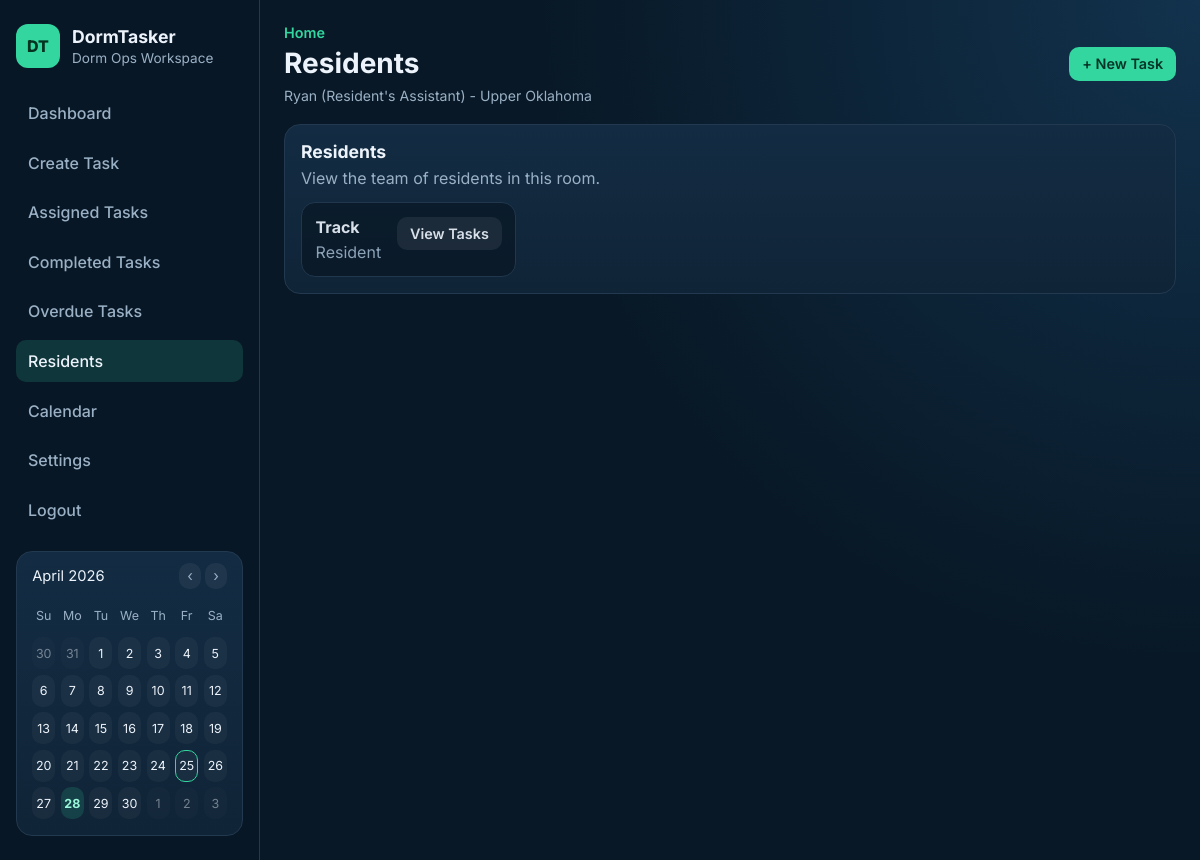
The app's page /residents (signed in) with its own data.
### tables this page shows
CREATE TABLE users (
            id INTEGER PRIMARY KEY AUTOINCREMENT,
            name TEXT NOT NULL,
            role TEXT NOT NULL CHECK (role IN ('RA', 'Resident'))
        , email TEXT, password_hash TEXT, room_id INTEGER);

CREATE TABLE rooms (
            id INTEGER PRIMARY KEY AUTOINCREMENT,
            room_name TEXT NOT NULL,
            room_code TEXT NOT NULL UNIQUE,
            created_by INTEGER,
            FOREIGN KEY (created_by) REFERENCES users (id)
        );

### app.py (the view)
@app.route("/residents")
@login_required
def residents():
    if g.current_user["role"] != "RA":
        flash("Only Resident's Assistants can view resident details.", "error")
        return redirect(url_for("dashboard"))
    context = _fetch_dashboard_context()
    return render_template(
        "residents.html",
        page_title="Residents",
        **context,
    )

### app.py (called while the page is built)
def _format_user_role(role):
    return "Resident's Assistant" if role == "RA" else role

@app.before_request
def load_current_user():
    user_id = session.get("user_id")
    g.current_user = get_user_by_id(user_id) if user_id else None

@app.context_processor
def inject_current_user():
    current_user = g.get("current_user")
    if current_user:
        if current_user["role"] == "RA":
            chore_list = service.get_chores(room_id=current_user["room_id"])
        else:
            chore_list = service.get_resident_chores(current_user["id"], room_id=current_user["room_id"])
        calendar_data = _calendar_context(chore_list)
    else:
        calendar_data = {}
    return {
        "current_user": current_user,
        "current_path": request.path,
        "current_user_role_text": _format_user_role(current_user["role"]) if current_user else None,
        **calendar_data,
    }

def _fetch_dashboard_context():
    room_id = g.current_user["room_id"]
    residents = service.get_residents(room_id=room_id)
    if g.current_user["role"] == "RA":
        all_chores = service.get_chores(room_id=room_id)
    else:
        all_chores = service.get_resident_chores(g.current_user["id"], room_id=room_id)
    overdue_count = sum(1 for _ in service.overdue_chores(all_chores))
    return {
        "room_id": room_id,
        "residents": residents,
        "all_chores": all_chores,
        "overdue_count": overdue_count,
    }

### auth.py (called while the page is built)
def login_required(func):
    @wraps(func)
    def wrapper(*args, **kwargs):
        if not session.get("user_id"):
            flash("Please log in to continue.", "error")
            return redirect(url_for("login"))
        return func(*args, **kwargs)
    return wrapper

def get_user_by_id(user_id):
    conn = get_db_connection()
    user = conn.execute(
        """
        SELECT u.id, u.name, u.email, u.role, u.room_id, r.room_name, r.room_code
        FROM users u
        LEFT JOIN rooms r ON u.room_id = r.id
        WHERE u.id = ?
        """,
        (user_id,),
    ).fetchone()
    conn.close()
    return dict(user) if user else None

### database.py (called while the page is built)
def get_db_connection():
    conn = sqlite3.connect(DB_PATH)
    conn.row_factory = sqlite3.Row
    return conn

### models.py (called while the page is built)
    def is_overdue(self):
        if not self.due_date or self.status == "Completed":
            return False
        due = datetime.strptime(self.due_date, "%Y-%m-%d").date()
        return due < date.today()

### templates/residents.html (shortened to what this page needs)
{% extends "base.html" %}
{% block page_title %}Residents{% endblock %}
{% block content %}
    <section class="card-panel">
        <div class="panel-head">
            <h3>Residents</h3>
            <p>View the team of residents in this room.</p>
        </div>
        {% if residents %}
            <div class="chip-row">
                {% for resident in residents %}
                    <article class="task-item task-item-complete">
                        <div class="task-main">
                            <h4>{{ resident.name }}</h4>
                            <p>Resident</p>
                        </div>
                        <div class="task-actions">
                            <a class="btn btn-soft" href="{{ url_for('resident_chores', resident_id=resident.id) }}">View Tasks</a>
                        </div>
                    </article>
                {% endfor %}
            </div>
        {% else %}
            <p class="empty-state">No residents found in this room.</p>
        {% endif %}
    </section>
{% endblock %}

### templates/base.html (shortened to what this page needs)
<!DOCTYPE html>
<html lang="en">
<head>
    <link rel="stylesheet" href="{{ url_for('static', filename='style.css') }}">
</head>
<body>
    <div class="app-shell">
        <aside class="sidebar">
            <div class="brand">
                <span class="brand-badge">DT</span>
                <div>
                    <h1>DormTasker</h1>
                    <p>Dorm Ops Workspace</p>
                </div>
            </div>
            <nav class="sidebar-nav">
                {% if current_user %}
                    <a href="{{ url_for('dashboard') }}" class="nav-link{% if current_path == url_for('dashboard') %} active{% endif %}">Dashboard</a>
                    {% if current_user.role == "RA" %}
                        <a href="{{ url_for('create_chore') }}" class="nav-link{% if current_path == url_for('create_chore') %} active{% endif %}">Create Task</a>
                        <a href="{{ url_for('assigned_tasks') }}" class="nav-link{% if current_path == url_for('assigned_tasks') %} active{% endif %}">Assigned Tasks</a>
                        <a href="{{ url_for('completed_tasks') }}" class="nav-link{% if current_path == url_for('completed_tasks') %} active{% endif %}">Completed Tasks</a>
                        <a href="{{ url_for('overdue_tasks') }}" class="nav-link{% if current_path == url_for('overdue_tasks') %} active{% endif %}">Overdue Tasks</a>
                        <a href="{{ url_for('residents') }}" class="nav-link{% if current_path == url_for('residents') %} active{% endif %}">Residents</a>
                        <a href="{{ url_for('calendar_view') }}" class="nav-link{% if current_path == url_for('calendar_view') %} active{% endif %}">Calendar</a>
                        <a href="{{ url_for('settings') }}" class="nav-link{% if current_path == url_for('settings') %} active{% endif %}">Settings</a>
                    {% endif %}
                    <a href="{{ url_for('logout') }}" class="nav-link">Logout</a>
                {% else %}
                    <a href="{{ url_for('login') }}" class="nav-link">Login</a>
                    <a href="{{ url_for('register') }}" class="nav-link">Register</a>
                {% endif %}
            </nav>
            {% if current_user %}
                <section class="sidebar-card sidebar-calendar">
                    <div class="calendar-head">
                        <span>{{ calendar_label }}</span>
                        <div class="calendar-nav">
                            <a href="{{ current_path }}?calendar_month={{ calendar_prev }}">‹</a>
                            <a href="{{ current_path }}?calendar_month={{ calendar_next }}">›</a>
                        </div>
                    </div>
                    <div class="calendar-grid">
                        {% for day in calendar_weekdays %}
                            <span class="calendar-weekday">{{ day }}</span>
                        {% endfor %}
                        {% for cell in calendar_cells %}
                            <span class="calendar-cell{% if cell.month != calendar_month or cell.year != calendar_year %} calendar-muted{% endif %}{% if cell.day in calendar_due_days and cell.month == calendar_month and cell.year == calendar_year %} calendar-has-event{% endif %}{% if cell == calendar_current_date %} calendar-today{% endif %}">{{ cell.day }}</span>
                        {% endfor %}
                    </div>
                </section>
            {% endif %}
        </aside>
        <div class="main-panel">
            <header class="topbar">
                <div>
                    <p class="topbar-eyebrow">Home</p>
                    <h2 class="topbar-title">{% block page_title %}{{ page_title or 'Dashboard' }}{% endblock %}</h2>
                    {% if current_user %}
                        <p class="user-context">
                            {{ current_user.name }} ({{ current_user_role_text }}) - {{ current_user.room_name or "No Room" }}
                        </p>
                    {% endif %}
                </div>
                {% if current_user and current_user.role == "RA" %}
                    <a class="btn btn-primary" href="{{ url_for('create_chore') }}">+ New Task</a>
                {% elif not current_user %}
                    <a class="btn btn-primary" href="{{ url_for('register') }}">Join Dorm Room</a>
                {% endif %}
            </header>
            <main class="content">
                {% block content %}{% endblock %}
            </main>
        </div>
    </div>
</body>
</html>

### static/style.css (style rules this page uses)
:root { --bg: #081826; --bg-soft: #0f2335; --panel: #102437; --panel-alt: #132c43; --text: #edf3fb; --muted: #9ab1c5; --line: #22394f; --accent: #33d69f; --accent-dark: #27b987; --danger: #ff6f7f; --warning: #ffc56f; }
* { box-sizing: border-box; }
body { margin: 0; font-family: "Inter", sans-serif; background: radial-gradient(circle at top right, #12324d 0%, var(--bg) 45%); color: var(--text); }
a { color: inherit; }
.app-shell { min-height: 100vh; display: grid; grid-template-columns: 260px 1fr; }
.sidebar { border-right: 1px solid var(--line); background: rgba(8, 24, 38, 0.9); padding: 1.5rem 1rem; }
.brand { display: flex; gap: 0.75rem; align-items: center; margin-bottom: 1.5rem; }
.brand h1 { margin: 0; font-size: 1.1rem; font-weight: 700; }
.brand p { margin: 0.2rem 0 0; color: var(--muted); font-size: 0.85rem; }
.brand-badge { width: 44px; height: 44px; display: inline-flex; align-items: center; justify-content: center; border-radius: 12px; background: var(--accent); color: #04331f; font-weight: 800; }
.sidebar-nav { display: grid; gap: 0.45rem; }
.nav-link { text-decoration: none; padding: 0.7rem 0.75rem; border-radius: 10px; color: var(--muted); font-weight: 500; }
.nav-link.active { color: var(--text); background: rgba(51, 214, 159, 0.16); }
.sidebar-card { margin-top: 1.25rem; background: linear-gradient(180deg, var(--panel-alt) 0%, var(--panel) 100%); border: 1px solid var(--line); border-radius: 16px; padding: 1rem; }
.sidebar-calendar { padding: 0.95rem; }
.calendar-head { display: flex; justify-content: space-between; gap: 0.75rem; align-items: center; margin-bottom: 0.9rem; font-size: 0.92rem; color: var(--text); }
.calendar-nav a { color: var(--muted); text-decoration: none; padding: 0.25rem 0.5rem; border-radius: 10px; background: rgba(255, 255, 255, 0.05); }
.calendar-grid { display: grid; grid-template-columns: repeat(7, minmax(0, 1fr)); gap: 0.35rem; }
.calendar-weekday, .calendar-cell { display: inline-flex; align-items: center; justify-content: center; min-height: 32px; border-radius: 10px; font-size: 0.78rem; }
.calendar-weekday { color: var(--muted); }
.calendar-cell { background: rgba(255, 255, 255, 0.04); color: var(--text); }
.calendar-muted { opacity: 0.45; }
.calendar-has-event { background: rgba(51, 214, 159, 0.16); color: #9af7da; font-weight: 700; }
.calendar-today { border: 1px solid var(--accent); }
.main-panel { padding: 1.5rem; }
.topbar { display: flex; justify-content: space-between; align-items: center; margin-bottom: 1.25rem; }
.topbar-eyebrow { margin: 0; color: var(--accent); font-size: 0.9rem; font-weight: 600; }
.topbar-title { margin: 0.3rem 0 0; font-size: 1.75rem; }
.user-context { margin: 0.45rem 0 0; color: var(--muted); font-size: 0.88rem; }
.content { max-width: 1050px; }
.stat-card, .card-panel { background: linear-gradient(180deg, var(--panel-alt) 0%, var(--panel) 100%); border: 1px solid var(--line); border-radius: 16px; padding: 1rem; }
.card-panel { margin-bottom: 1rem; }
.panel-head h3 { margin: 0; font-size: 1.1rem; }
.panel-head p { color: var(--muted); margin: 0.35rem 0 0.9rem; }
.chip-row { display: flex; flex-wrap: wrap; gap: 0.55rem; }
.task-item { border: 1px solid var(--line); border-radius: 14px; background: rgba(5, 18, 29, 0.6); padding: 0.85rem; display: flex; justify-content: space-between; gap: 1rem; }
.task-item-complete { opacity: 0.9; }
.task-main h4 { margin: 0; }
.task-main p { margin: 0.35rem 0 0; color: var(--muted); }
.task-actions { display: flex; gap: 0.45rem; align-items: flex-start; flex-wrap: wrap; }
.btn { border: none; border-radius: 10px; padding: 0.52rem 0.8rem; font-size: 0.9rem; text-decoration: none; font-weight: 600; cursor: pointer; display: inline-flex; align-items: center; justify-content: center; }
.btn-primary { background: var(--accent); color: #053527; }
.btn-soft { background: rgba(255, 255, 255, 0.08); color: var(--text); }

### records on screen
users: name "Ryan"
rooms: room_name "Upper Oklahoma"
users: name "Track"

### other values on screen
{{ calendar_label }} "April 2026"
{{ day }} "Su" "Mo" "Tu" "We" "Th" "Fr" "Sa"
{{ cell.day }} "30" "31" "1" "2" "3" "4" "5" "6" "7" "8" "9" "10" "11" "12" "13" "14" "15" "16" "17" "18" "19" "20" "21" "22" "23" "24" "25" "26" "27" "28" "29" "30" "1" "2" "3"
{{ current_user_role_text }} "Resident's Assistant"
